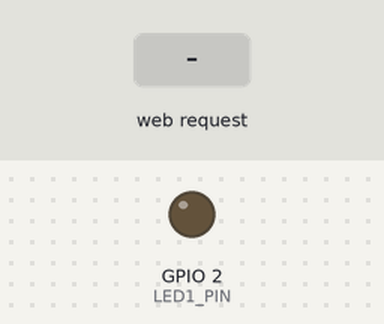
A program run on a simulated ESP32. Parts: output pins drawn as LEDs (lit = HIGH). The test bench sets the inputs (shaded band). WiFi joins after 1.5 s; servers stay silent unless stated; what the program prints to the serial monitor is not drawn.

Above: at 2.7 s.
2.8 s: HTTP request GET /2/on received
At 4.0 s:
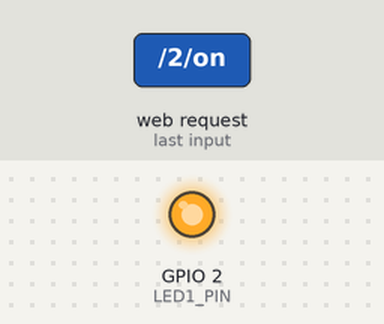
4.3 s: HTTP request GET /off received
At 5.1 s:
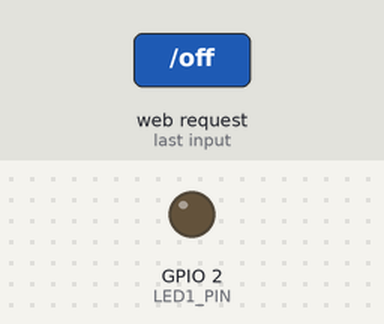
Timing chart, 0 to 7.3 s (numbered marks = the images above; inputs shaded):
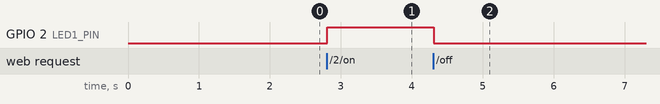

Measured:
- after the input at 2.8 s, GPIO 2 (LED1_PIN): LOW → HIGH at once
- after the input at 4.3 s, GPIO 2 (LED1_PIN): HIGH → LOW at once

The program:

main.cpp
```cpp
// (licence header left out)
#include <Arduino.h>
#include <WiFi.h>

/* Wifi credentials */
#define WIFI_SSID		"IOTDev"
#define WIFI_PASSWORD	"IOTDev1234"

/* Set web server port number to 80 */
WiFiServer server(80);

/* Variable to store the HTTP request */
String header;

/* Auxiliar variables to store the current output state */
String sOutput4State = "off";

/* Assign output variables to GPIO pins */
uint8_t LED1_PIN = 2;

/* Current time */

unsigned long currentTime = millis();

/* Previous time */
unsigned long previousTime = 0;

/* Define timeout time in milliseconds (example: 2000ms = 2s) */
const long timeoutTime = 2000;

void setup() {
	/* set UART baudrate to 9600 */
	Serial.begin(9600);

	/* Initialize the pins to output */
	pinMode(LED1_PIN, OUTPUT);

	/* Set outputs to LOW at init */
	digitalWrite(LED1_PIN, LOW);

	/* Connect to Wi-Fi network with SSID and password */
	Serial.print("Connecting to ");
	Serial.println(WIFI_SSID);
	WiFi.begin(WIFI_SSID, WIFI_PASSWORD);
	while (WiFi.status() != WL_CONNECTED) {
		delay(500);
		Serial.print(".");
	}

	/* Print local IP address and start web server */
	Serial.println("");
	Serial.println("WiFi connected.");
	Serial.println("IP address: ");
	Serial.println(WiFi.localIP());
	server.begin();
}

void loop(){
	/* Listen for incoming clients */
	WiFiClient client = server.available();

	/* if any new connection */
	if (client) {
		Serial.println("New Client.");
		String currentLine = "";
		currentTime = millis();
		previousTime = currentTime;
		while (client.connected() && currentTime - previousTime <= timeoutTime) {
			currentTime = millis();
			if (client.available()) {
				char c = client.read();
				Serial.write(c);
				header += c;
				if (c == '\n') {
					if (currentLine.length() == 0) {
						client.println("HTTP/1.1 200 OK");
						client.println("Content-type:text/html");
						client.println("Connection: close");
						client.println();
						if (header.indexOf("GET /2/on") >= 0) {
							Serial.println("LED1 on");
							sOutput4State = "on";
							digitalWrite(LED1_PIN, HIGH);
						} else{
							Serial.println("LED1 off");
							sOutput4State = "off";
							digitalWrite(LED1_PIN, LOW);
						}
						/* Display the HTML web page */
						client.println("<!DOCTYPE html><html>");
						client.println("<head><meta name=\"viewport\" content=\"width=device-width, initial-scale=1\">");
						client.println("<link rel=\"icon\" href=\"data:,\">");
            			client.println("<style>html { font-family: Helvetica; display: inline-block; margin: 0px auto; text-align: center;}");
            			client.println(".button { background-color: #195B6A; border: none; color: white; padding: 16px 40px;");
            			client.println("text-decoration: none; font-size: 30px; margin: 2px; cursor: pointer;}");
            			client.println(".button2 {background-color: #77878A;}</style></head>");

            			/* Web Page Heading */
            			client.println("<body><h1>ESP32 Web Server</h1>");

	            		// Display current state, and ON/OFF buttons for GPIO 4
      	      			client.println("<p>LED1 - State " + sOutput4State + "</p>");
            			// If the output4State is off, it displays the ON button
            			if (sOutput4State=="off") {
              				client.println("<p><a href=\"/2/on\"><button class=\"button\">ON</button></a></p>");
            		} else {
              			client.println("<p><a href=\"/2/off\"><button class=\"button button2\">OFF</button></a></p>");
            		}
            		client.println("</body></html>");

            		// The HTTP response ends with another blank line
            		client.println();
            		// Break out of the while loop
            		break;
          		} else { // if you got a newline, then clear currentLine
            		currentLine = "";
          		}
        	} else if (c != '\r') {  // if you got anything else but a carriage return character,
        		currentLine += c;      // add it to the end of the currentLine
    		}
    	}
	}
    	// Clear the header variable
    	header = "";
    	// Close the connection
    	client.stop();
    	Serial.println("Client disconnected.");
    	Serial.println("");
	}
}
```
